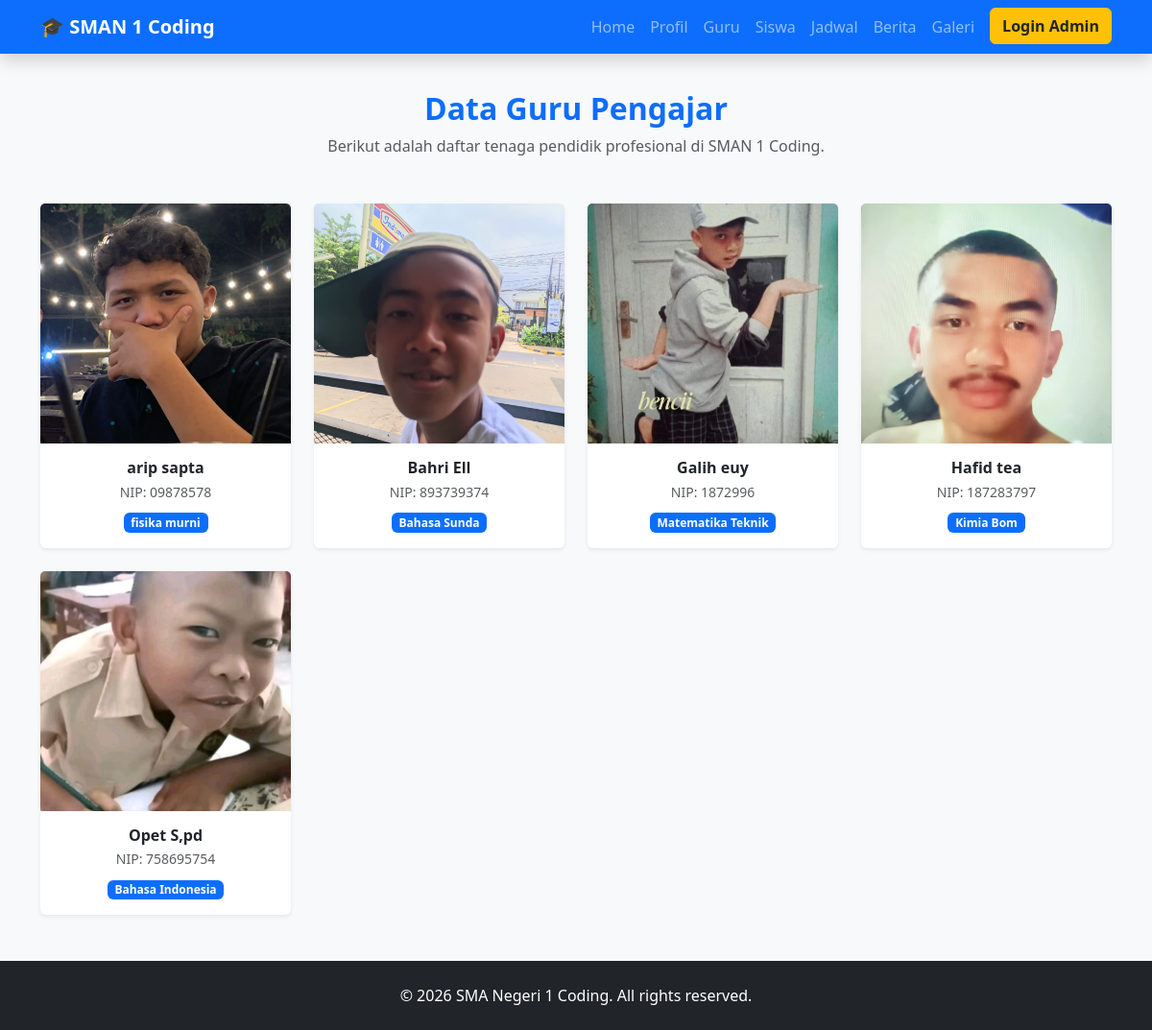
Screenshot of /guru.php with the database file from the repository.
### tables this page shows
CREATE TABLE `guru` (
  `id` int NOT NULL,
  `nip` varchar(20) NOT NULL,
  `nama` varchar(100) NOT NULL,
  `mapel` varchar(100) NOT NULL,
  `foto` varchar(255) DEFAULT NULL
);

### guru.php (the view, shortened to what this page needs)
<?php
include 'includes/header.php';
?>
<div class="container mt-4">
    <div class="text-center mb-5">
        <h2 class="text-primary fw-bold">Data Guru Pengajar</h2>
        <p class="text-muted">Berikut adalah daftar tenaga pendidik profesional di SMAN 1 Coding.</p>
    </div>
    <div class="row g-4">
        <?php
        $query = mysqli_query($koneksi, "SELECT * FROM guru ORDER BY nama ASC");
        if (mysqli_num_rows($query) > 0) {
            while ($data = mysqli_fetch_array($query)) {
        ?>
            <div class="col-6 col-md-4 col-lg-3">
                <div class="card h-100 shadow-sm border-0 text-center">
                    <?php
                    $foto = (!empty($data['foto'])) ? "uploads/".$data['foto'] : "https://ui-avatars.com/api/?name=".urlencode($data['nama'])."&background=0D8ABC&color=fff&size=250";
                    ?>
                    <img src="<?= $foto ?>" class="card-img-top" alt="<?= htmlspecialchars($data['nama']) ?>" style="height: 250px; object-fit: cover;">
                    <div class="card-body">
                        <h6 class="card-title fw-bold mb-1"><?= htmlspecialchars($data['nama']) ?></h6>
                        <p class="card-text text-muted small mb-2">NIP: <?= htmlspecialchars($data['nip']) ?></p>
                        <span class="badge bg-primary text-wrap"><?= htmlspecialchars($data['mapel']) ?></span>
                    </div>
                </div>
            </div>
        <?php
            }
        } ?>
    </div>
</div>
<?php
include 'includes/footer.php';
?>

### includes/header.php (shortened to what this page needs)
<!DOCTYPE html>
<html lang="id">
<head>
    <link href="https://cdn.jsdelivr.net/npm/bootstrap@5.3.2/dist/css/bootstrap.min.css" rel="stylesheet">
</head>
<body>
    <nav class="navbar navbar-expand-lg navbar-dark bg-primary fixed-top shadow">
        <div class="container">
            <a class="navbar-brand fw-bold" href="index.php">🎓 SMAN 1 Coding</a>
            <div class="collapse navbar-collapse" id="navbarNav">
                <ul class="navbar-nav ms-auto">
                    <li class="nav-item"><a class="nav-link" href="index.php">Home</a></li>
                    <li class="nav-item"><a class="nav-link" href="profil.php">Profil</a></li>
                    <li class="nav-item"><a class="nav-link" href="guru.php">Guru</a></li>
                    <li class="nav-item"><a class="nav-link" href="siswa.php">Siswa</a></li>
                    <li class="nav-item"><a class="nav-link" href="jadwal.php">Jadwal</a></li>
                    <li class="nav-item"><a class="nav-link" href="berita.php">Berita</a></li>
                    <li class="nav-item"><a class="nav-link" href="galeri.php">Galeri</a></li>
                    <li class="nav-item ms-lg-2 mt-2 mt-lg-0">
                        <a class="btn btn-warning fw-bold text-dark w-100" href="admin/login.php">Login Admin</a>
                    </li>
                </ul>
            </div>
        </div>
    </nav>

### includes/footer.php (shortened to what this page needs)
    <footer class="bg-dark text-white text-center py-4 mt-5">
        <div class="container">
            <p class="mb-0">&copy; <?= date('Y'); ?> SMA Negeri 1 Coding. All rights reserved.</p>
        </div>
    </footer>
</body>
</html>

### includes/header.php (style rules this page uses)
body { padding-top: 70px; background-color: #f8f9fa; }

### rows the page displays
guru: foto+nama (picture), nama "arip sapta", nip "09878578", mapel "fisika murni"
guru: foto (picture), nama "Bahri Ell", nip "893739374", mapel "Bahasa Sunda"
guru: foto (picture), nama "Galih euy", nip "1872996", mapel "Matematika Teknik"
guru: foto (picture), nama "Hafid tea", nip "187283797", mapel "Kimia Bom"
guru: foto (picture), nama "Opet S,pd", nip "758695754", mapel "Bahasa Indonesia"
